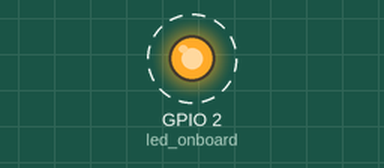
The program below on a simulated ESP32 board running MicroPython. Shown: output pins drawn as LEDs (lit = HIGH). Dashed ring = blinking. What the program prints to the serial console is not drawn.

Above: at 0.15 s.
Timing chart, 0 to 3.0 s (numbered marks = the images above):
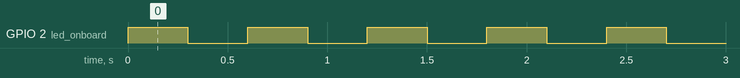

The program:

holamundo.py
```python
from machine import Pin
import utime

led_onboard = Pin(2, Pin.OUT)


while True:
    led_onboard.value(1)
    print("on")
    utime.sleep(0.3)
    led_onboard.value(0)
    print("off")
    utime.sleep(0.3)


if __name__==("__main__"):
    main()
```

Measured:
- by itself, GPIO 2 (led_onboard): alternates HIGH for 0.30 s and LOW for 0.30 s
